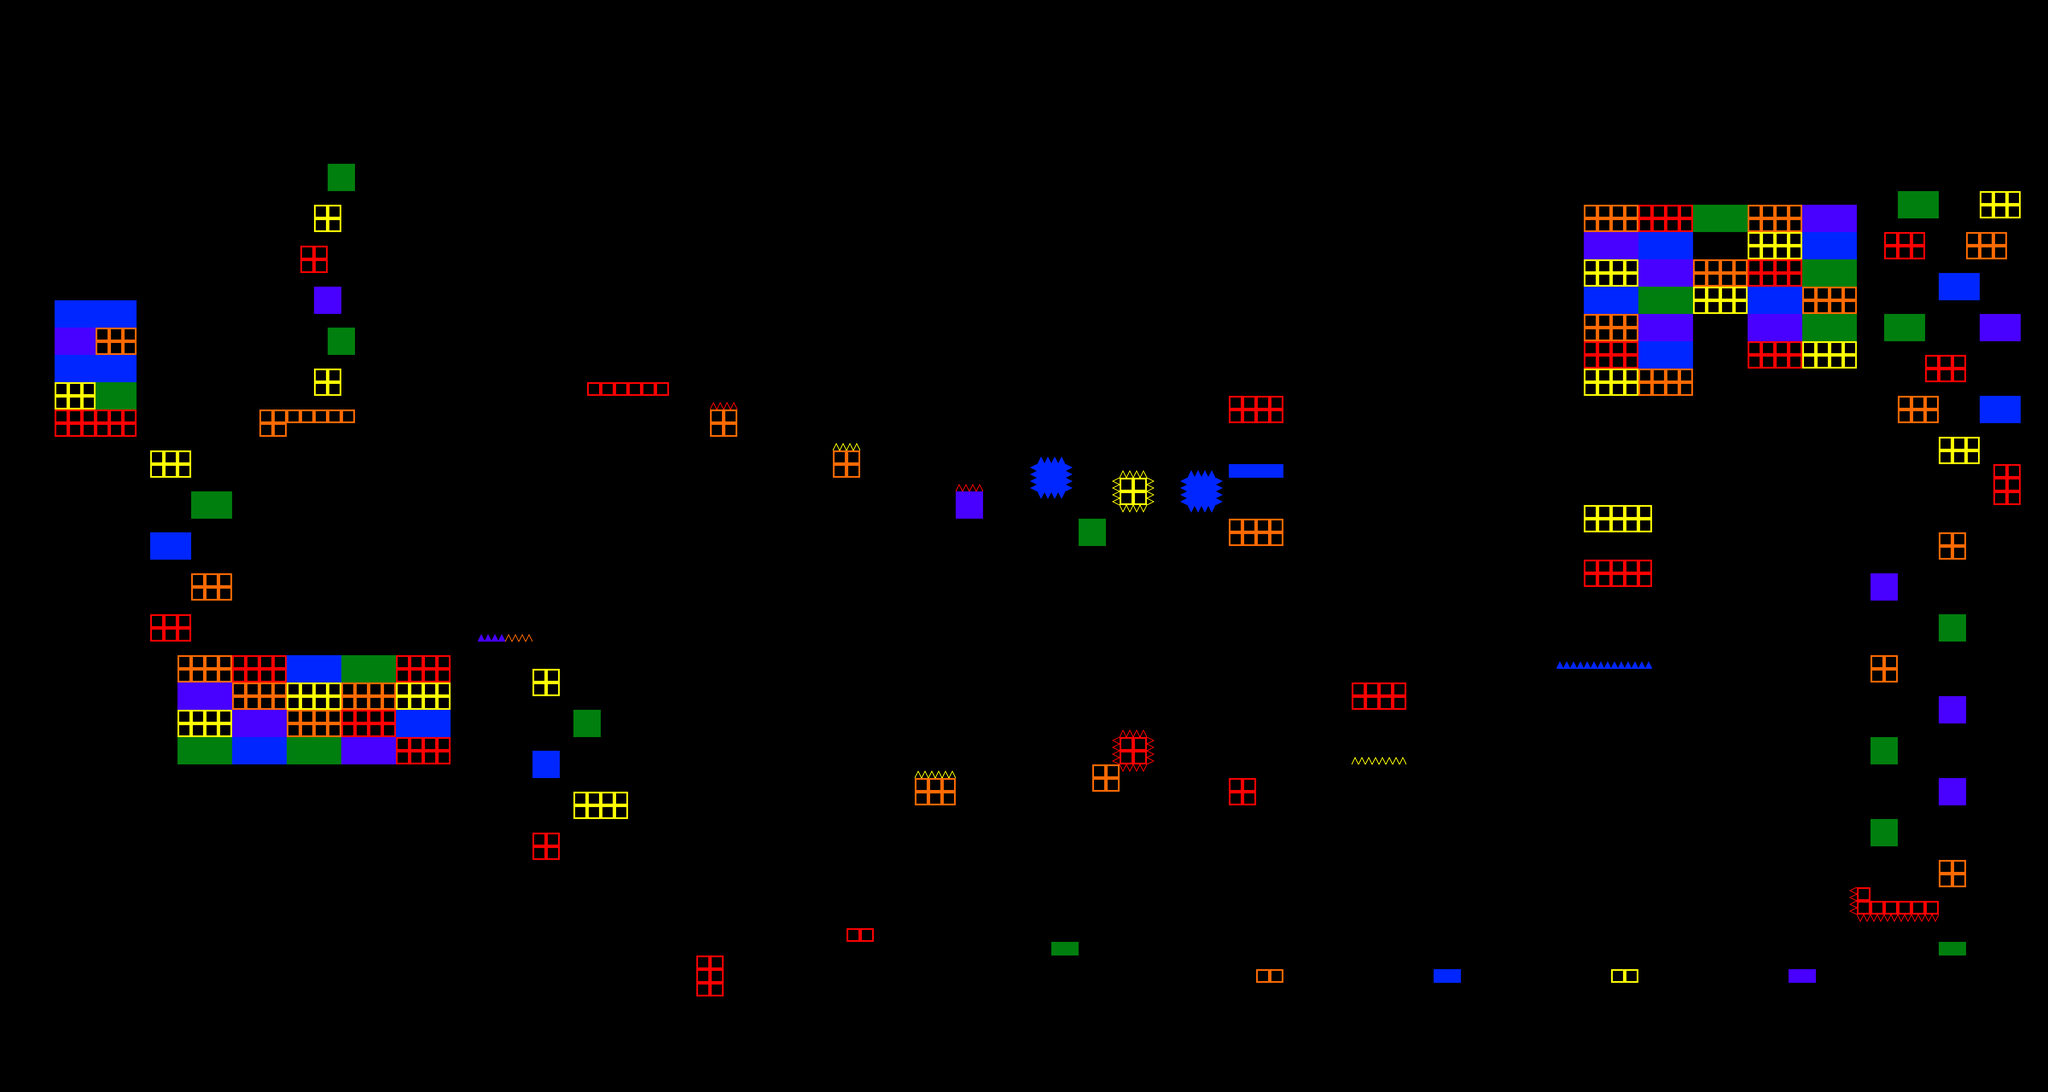

This game map was drawn from its Tiled (.tmx) file and the tilesets committed beside it. A one-line description and the trimmed map source follow:
An orthogonal 150x80 tile map with 32x32 px tiles, 1 tile layer (Tile Layer 1) and 208 objects (206x object, 2x fixture).

<map version="1.0" orientation="orthogonal" width="150" height="80" tilewidth="32" tileheight="32">
 <properties>
  <property name="unitScale" value="0.03125" />
 </properties>
 <tileset firstgid="1" name="tileset1" tilewidth="32" tileheight="32">
  <image source="tileset1.png" width="512" height="512" />
 </tileset>
 <layer name="Tile Layer 1" width="150" height="80">
  <data>[12000 cells, 3119 non-empty, 22 distinct tile ids]</data>
 </layer>
 <objectgroup name="Object Layer 1">
  <object name="nextlevel" type="object" x="160" y="288" width="32" height="64">
   <properties>
    <property name="bodyType" value="StaticBody" />
    <property name="categoryBits" value="1" />
    <property name="isSensor" value="true" />
    <property name="userData" value="nextlevel" />
   </properties>
  </object>
  <object name="light1" type="object" x="448" y="864" width="32" height="32">
   <properties>
    <property name="bodyType" value="StaticBody" />
    <property name="isSensor" value="true" />
    <property name="userData" value="light" />
   </properties>
  </object>
  <object name="light2" type="object" x="4224" y="96" width="32" height="32">
   <properties>
    <property name="bodyType" value="StaticBody" />
    <property name="isSensor" value="true" />
    <property name="userData" value="light" />
   </properties>
  </object>
  <object name="light3" type="object" x="2432" y="1952" width="32" height="32">
   <properties>
    <property name="bodyType" value="StaticBody" />
    <property name="isSensor" value="true" />
    <property name="userData" value="light" />
   </properties>
  </object>
  <object type="object" x="1568" y="2336" width="3232" height="64">
   <properties>
    <property name="bodyType" value="StaticBody" />
    <property name="categoryBits" value="1" />
    <property name="friction" value="1" />
    <property name="userData" value="ground" />
   </properties>
  </object>
  <object type="object" x="1184" y="2048" width="448" height="64">
   <properties>
    <property name="bodyType" value="StaticBody" />
    <property name="categoryBits" value="1" />
    <property name="friction" value="1" />
    <property name="userData" value="ground" />
   </properties>
  </object>
  <object type="object" x="1056" y="1504" width="192" height="64">
   <properties>
    <property name="bodyType" value="StaticBody" />
    <property name="categoryBits" value="1" />
    <property name="friction" value="1" />
    <property name="userData" value="ground" />
   </properties>
  </object>
  <object type="object" x="288" y="1824" width="832" height="64">
   <properties>
    <property name="bodyType" value="StaticBody" />
    <property name="categoryBits" value="1" />
    <property name="friction" value="1" />
    <property name="userData" value="ground" />
   </properties>
  </object>
  <object type="object" x="64" y="1024" width="288" height="64">
   <properties>
    <property name="bodyType" value="StaticBody" />
    <property name="categoryBits" value="1" />
    <property name="friction" value="1" />
    <property name="userData" value="ground" />
   </properties>
  </object>
  <object type="object" x="544" y="1024" width="352" height="64">
   <properties>
    <property name="bodyType" value="StaticBody" />
    <property name="categoryBits" value="1" />
    <property name="friction" value="1" />
    <property name="userData" value="ground" />
   </properties>
  </object>
  <object type="object" x="832" y="960" width="736" height="64">
   <properties>
    <property name="bodyType" value="StaticBody" />
    <property name="categoryBits" value="1" />
    <property name="friction" value="1" />
    <property name="userData" value="ground" />
   </properties>
  </object>
  <object type="object" x="3008" y="928" width="1408" height="64">
   <properties>
    <property name="bodyType" value="StaticBody" />
    <property name="categoryBits" value="1" />
    <property name="friction" value="1" />
    <property name="userData" value="ground" />
   </properties>
  </object>
  <object type="object" x="3872" y="1184" width="512" height="64">
   <properties>
    <property name="bodyType" value="StaticBody" />
    <property name="categoryBits" value="1" />
    <property name="friction" value="1" />
    <property name="userData" value="ground" />
   </properties>
  </object>
  <object type="object" x="4608" y="1184" width="192" height="64">
   <properties>
    <property name="bodyType" value="StaticBody" />
    <property name="categoryBits" value="1" />
    <property name="friction" value="1" />
    <property name="userData" value="ground" />
   </properties>
  </object>
  <object type="object" x="3296" y="1568" width="640" height="64">
   <properties>
    <property name="bodyType" value="StaticBody" />
    <property name="categoryBits" value="1" />
    <property name="friction" value="1" />
    <property name="userData" value="ground" />
   </properties>
  </object>
  <object type="object" x="1568" y="2112" width="64" height="224">
   <properties>
    <property name="bodyType" value="StaticBody" />
    <property name="categoryBits" value="1" />
    <property name="friction" value="1" />
    <property name="userData" value="ground" />
   </properties>
  </object>
  <object type="object" x="64" y="384" width="640" height="64">
   <properties>
    <property name="bodyType" value="StaticBody" />
    <property name="categoryBits" value="1" />
    <property name="friction" value="1" />
    <property name="userData" value="ground" />
   </properties>
  </object>
  <object type="object" x="224" y="640" width="96" height="64">
   <properties>
    <property name="bodyType" value="StaticBody" />
    <property name="categoryBits" value="1" />
    <property name="friction" value="1" />
    <property name="userData" value="ground" />
   </properties>
  </object>
  <object type="object" x="64" y="64" width="384" height="64">
   <properties>
    <property name="bodyType" value="StaticBody" />
    <property name="categoryBits" value="1" />
    <property name="friction" value="1" />
    <property name="userData" value="ground" />
   </properties>
  </object>
  <object type="object" x="64" y="128" width="64" height="256">
   <properties>
    <property name="bodyType" value="StaticBody" />
    <property name="categoryBits" value="1" />
    <property name="friction" value="1" />
    <property name="userData" value="ground" />
   </properties>
  </object>
  <object type="object" x="384" y="128" width="64" height="64">
   <properties>
    <property name="bodyType" value="StaticBody" />
    <property name="categoryBits" value="1" />
    <property name="friction" value="1" />
    <property name="userData" value="ground" />
   </properties>
  </object>
  </objectgroup>
 <objectgroup name="Player">
  <!-- 3 objects omitted --></objectgroup>
 <objectgroup name="World 1">
  <properties>
   <property name="categoryBits" value="2" />
  </properties>
  <!-- 29 objects omitted --></objectgroup>
 <objectgroup name="World 2">
  <properties>
   <property name="categoryBits" value="4" />
  </properties>
  <!-- 22 objects omitted --></objectgroup>
 <objectgroup name="World 3">
  <properties>
   <property name="categoryBits" value="8" />
   <property name="maskBits" value="31" />
  </properties>
  <!-- 19 objects omitted --></objectgroup>
 <objectgroup name="World 4">
  <properties>
   <property name="categoryBits" value="6" />
   <property name="maskBits" value="31" />
  </properties>
  <!-- 26 objects omitted --></objectgroup>
 <objectgroup name="World 5">
  <properties>
   <property name="categoryBits" value="12" />
   <property name="maskBits" value="31" />
  </properties>
  <!-- 20 objects omitted --></objectgroup>
 <objectgroup name="World 6">
  <properties>
   <property name="categoryBits" value="10" />
   <property name="maskBits" value="31" />
  </properties>
  <!-- 17 objects omitted --></objectgroup>
</map>
<!-- 187 of 208 objects omitted -->
